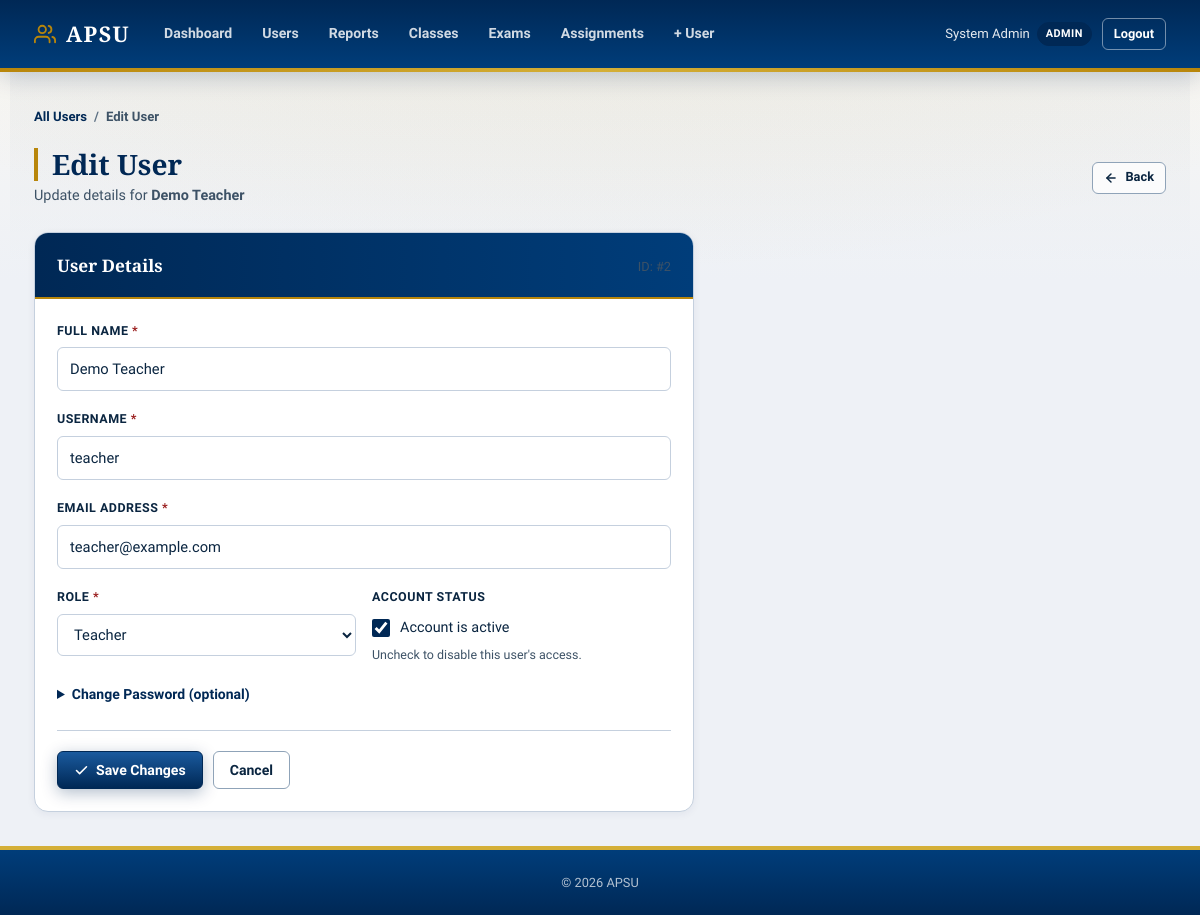
Page /users/edit_user.php?id=2 (signed in) on the committed database.
### tables this page shows
CREATE TABLE users (
    id          INT AUTO_INCREMENT PRIMARY KEY,
    full_name   VARCHAR(100) NOT NULL,
    username    VARCHAR(100) NOT NULL UNIQUE,
    email       VARCHAR(255) NOT NULL UNIQUE,
    password    VARCHAR(255) NOT NULL,
    role        ENUM('Admin', 'Teacher', 'Student') NOT NULL,
    is_active   BOOLEAN NOT NULL DEFAULT TRUE,
    created_at  TIMESTAMP NOT NULL DEFAULT CURRENT_TIMESTAMP
);

### users/edit_user.php (the view, shortened to what this page needs)
<?php
$pdo          = getDB();
$errors       = [];
$allowedRoles = ['Admin', 'Teacher', 'Student'];
$userId = (int)($_GET['id'] ?? $_POST['user_id'] ?? 0);
$stmt = $pdo->prepare('SELECT * FROM users WHERE id = ?');
$stmt->execute([$userId]);
$user = $stmt->fetch();
if ($user) {
    $user['user_id'] = $user['id'] ?? $user['user_id'] ?? $userId;
}
require_once '../includes/header.php';
?>
<nav class="breadcrumb">
    <a href="list_users.php">All Users</a>
    <span class="breadcrumb-sep">/</span>
    <span>Edit User</span>
</nav>
<div class="page-header">
    <div>
        <h1 class="page-title">Edit User</h1>
        <p class="page-subtitle">Update details for <strong><?= htmlspecialchars($user['full_name']) ?></strong></p>
    </div>
    <a href="list_users.php" class="btn btn-outline btn-sm">
        <svg xmlns="http://www.w3.org/2000/svg" width="14" height="14" viewBox="0 0 24 24" fill="none" stroke="currentColor" stroke-width="2.5" stroke-linecap="round" stroke-linejoin="round"><line x1="19" y1="12" x2="5" y2="12"></line><polyline points="12 19 5 12 12 5"></polyline></svg>
        Back
    </a>
</div>
<div class="card form-card">
    <div class="card-header">
        <h2 class="card-title">User Details</h2>
        <span style="font-size:.8rem; color:var(--color-text-muted);">ID: #<?= $user['user_id'] ?></span>
    </div>
    <div class="card-body">
        <form method="POST" action="edit_user.php" novalidate>
            <div class="form-group">
                <label for="full_name" class="form-label">Full Name <span style="color:var(--color-danger)">*</span></label>
                <input
                    type="text"
                    id="full_name"
                    name="full_name"
                    class="form-control <?= isset($errors['full_name']) ? 'is-invalid' : '' ?>"
                    value="<?= htmlspecialchars($user['full_name']) ?>"
                    maxlength="100"
                    autofocus
                >
            </div>
            <div class="form-group">
                <label for="username" class="form-label">Username <span style="color:var(--color-danger)">*</span></label>
                <input
                    type="text"
                    id="username"
                    name="username"
                    class="form-control <?= isset($errors['username']) ? 'is-invalid' : '' ?>"
                    value="<?= htmlspecialchars($user['username'] ?? '') ?>"
                    maxlength="50"
                >
            </div>
            <div class="form-group">
                <label for="email" class="form-label">Email Address <span style="color:var(--color-danger)">*</span></label>
                <input
                    type="email"
                    id="email"
                    name="email"
                    class="form-control <?= isset($errors['email']) ? 'is-invalid' : '' ?>"
                    value="<?= htmlspecialchars($user['email']) ?>"
                    maxlength="100"
                >
            </div>
            <div class="form-row">
                <div class="form-group">
                    <label for="role" class="form-label">Role <span style="color:var(--color-danger)">*</span></label>
                    <select id="role" name="role" class="form-control <?= isset($errors['role']) ? 'is-invalid' : '' ?>">
                        <?php foreach ($allowedRoles as $r): ?>
                            <option value="<?= $r ?>" <?= $user['role'] === $r ? 'selected' : '' ?>>
                                <?= $r ?>
                            </option>
                        <?php endforeach; ?>
                    </select>
                </div>
                <div class="form-group">
                    <label class="form-label">Account Status</label>
                    <label style="display:flex; align-items:center; gap:10px; cursor:pointer; margin-top:8px;">
                        <input
                            type="checkbox"
                            name="is_active"
                            value="1"
                            style="width:18px; height:18px; cursor:pointer; accent-color:var(--color-primary);"
                            <?= $user['is_active'] ? 'checked' : '' ?>
                        >
                        <span style="font-size:.9rem; font-weight:500;">Account is active</span>
                    </label>
                    <p class="form-hint">Uncheck to disable this user's access.</p>
                </div>
            </div>
            <details style="margin-bottom:18px;">
                <summary style="cursor:pointer; font-size:.875rem; font-weight:600; color:var(--color-primary); user-select:none;">
                    Change Password (optional)
                </summary>
            </details>
            <div class="form-actions">
                <button type="submit" class="btn btn-primary">
                    <svg xmlns="http://www.w3.org/2000/svg" width="15" height="15" viewBox="0 0 24 24" fill="none" stroke="currentColor" stroke-width="2.5" stroke-linecap="round" stroke-linejoin="round"><polyline points="20 6 9 17 4 12"></polyline></svg>
                    Save Changes
                </button>
                <a href="list_users.php" class="btn btn-outline">Cancel</a>
            </div>
        </form>
    </div>
</div>
<?php require_once '../includes/footer.php'; ?>

### rows in the picture
users: full_name "Demo Teacher", id "2", username "teacher", email "teacher@example.com", role "Teacher", is_active "☑"

### other values in the picture
$_SESSION['full_name'] "System Admin"
$role "ADMIN"
